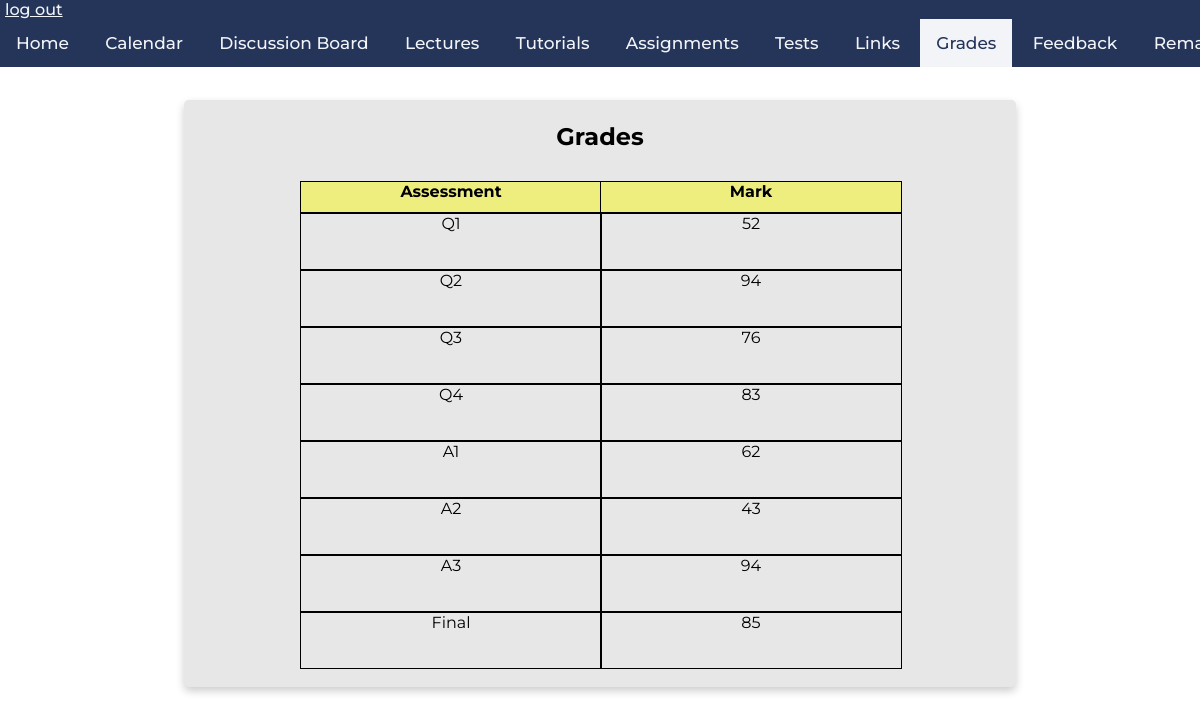
The page /grades (signed in) on the database as committed earlier.
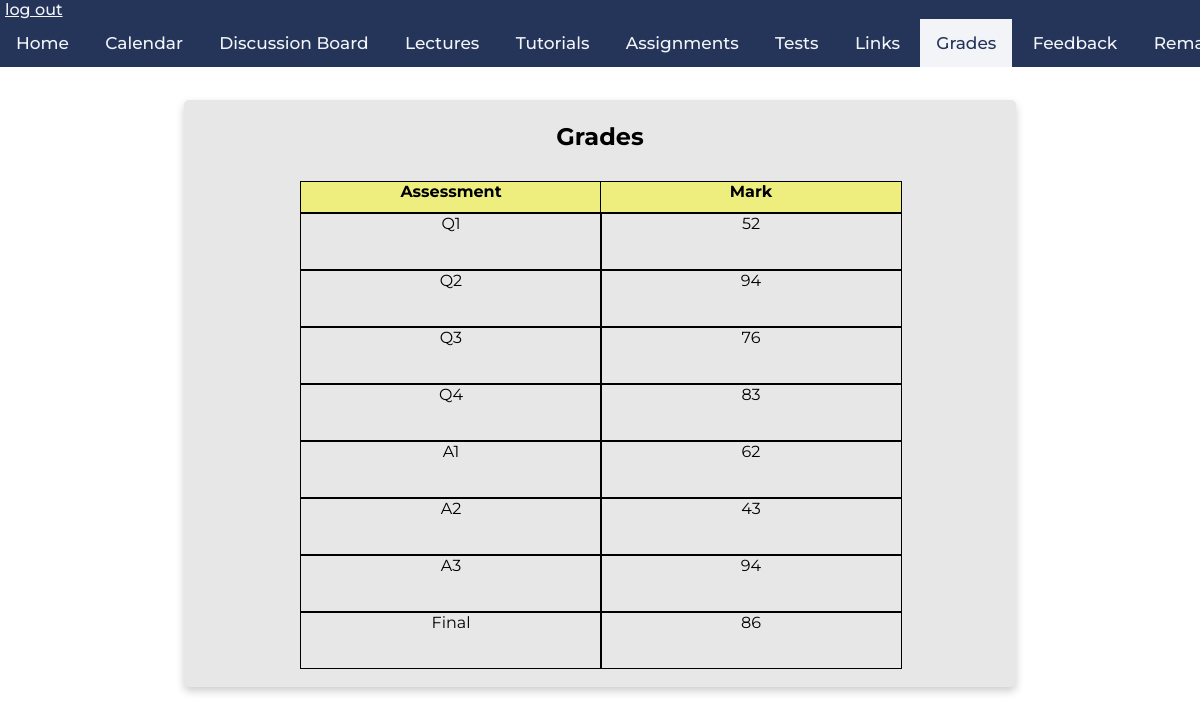
The same page on the database as committed later.
### tables this page shows
CREATE TABLE marks(
	username VARCHAR(256) NOT NULL,
	mark_id VARCHAR(256) NOT NULL,
	mark INTEGER NOT NULL,
	FOREIGN KEY(username) REFERENCES students(username),
	CHECK (mark_id IN ('Q1', 'Q2', 'Q3', 'Q4', 'A1', 'A2', 'A3', 'Final')),
	CHECK (mark > -1 and mark <101)
	);

### app.py (the view, shortened to what this page needs)
@app.route('/grades')
def retrieveGrades():
	if 'username' in session:
		student_session = session.get('student')
		instructor_session = session.get('instructor')
		db = get_db()
		db.row_factory = make_dicts
		if student_session:
			student_grades = query_db(
				"SELECT mark_id, mark FROM marks WHERE username = ?",[session['username']] , one=False)
			db.close()
			return render_template("grades.html", student_grades = student_grades)
	return render_template("grades.html")

### app.py (called while the page is built)
def get_db():
    db = getattr(g, '_database', None)
    if db is None:
        db = g._database = sqlite3.connect(DATABASE)
    return db

def make_dicts(cursor, row):
    return dict((cursor.description[idx][0], value)
                for idx, value in enumerate(row))

def query_db(query, args=(), one=False):
    cur = get_db().execute(query, args)
    rv = cur.fetchall()
    cur.close()
    return (rv[0] if rv else None) if one else rv

@app.teardown_appcontext
def close_connection(exception):
    db = getattr(g, '_database', None)
    if db is not None:
        db.close()

### templates/grades.html (shortened to what this page needs)
<!DOCTYPE html>
<html>
    <head>
        <link rel="stylesheet" href="../static/css/main.css" />
        <link rel="stylesheet" href="../static/css/grades.css" />
        <link rel="stylesheet" href="../static/css/navbar_footer.css" />
    </head>
    <body>
        <div class="navbar">
            <a class="logout" href="./logout">log out</a>
            <div class="links">
                <a href="./">Home</a>
                <a href="./calendar">Calendar</a>
                <a href="https://piazza.com/class/kk052lckppx73x" target="_blank">Discussion Board</a>
                <a href="./lectures">Lectures</a>
                <a href="./tutorials">Tutorials</a>
                <a href="./assignments">Assignments</a>
                <a href="./tests">Tests</a>
                <a href="./links">Links</a>
                <a href="./grades" class="active-page" >Grades</a>
                <a href="./feedback">Feedback</a>
                <a href="./remark">Remark Request</a>
            </div>
        </div>
        {% if session['student'] %}
        <div class='Box'>
                <h2>Grades</h2>
                <div class="table">
                        <div class="column">
                            <div class="headerrow">Assessment</div>
                            {% for grades in student_grades %}
                            <div class="row">{{grades['mark_id']}}</div>
                            {% endfor %}
                        </div>
                        <div class="column">
                                <div class="headerrow">Mark</div>
                            {% for grades in student_grades %}
                            <div class="row">{{grades['mark']}}</div>
                            {% endfor %}
                        </div>
                </div>
        </div>
        {% endif %}
    </body>

### static/css/main.css (style rules this page uses)
html { font-family: 'Montserrat', sans-serif; }
body { height:100vh; margin: 0px; display:flex; flex-direction:column; text-align: center; }
.Box { background-color: rgb(231, 231, 231); display: flex; flex-direction: column; flex-grow: 1; margin:0px auto; margin-bottom: 12px; box-shadow: 0 4px 8px 0 rgba(0, 0, 0, 0.2); transition: 0.3s; border-radius: 5px; padding: 2px 16px; text-align: center; justify-content: center; align-items: center; width: 800px; }

### static/css/grades.css (style rules this page uses)
.Box { flex-grow: 0; margin-top: 100px; margin-bottom: 50px; }
.table { display: flex; margin: auto; margin-top: 10px; width: 75%; }
.column { margin-bottom: 1em; width: 100%; }
.row { border: 1px black solid; height: 55px; margin: auto; width: 100%; text-align: center; padding: 0 0; }
.headerrow { border: 1px black solid; height: 30px; margin: auto; width: 100%; text-align: center; padding: 0 0; font-weight: bold; background-color: rgb(238, 238, 127); }

### static/css/navbar_footer.css (style rules this page uses)
.navbar { background-color: #25355A; overflow: auto; white-space: nowrap; position: fixed; top: 0; font-weight: 500; width: 100%; margin-left: 0px; text-align: left; }
.logout { padding-left: 5px; padding-bottom: 5px; color:#F2F4F7 }
.links { text-align: center; }
.links a { display: inline-block; color: #F2F4F7; text-align: center; padding: 14px 16px; text-decoration: none; font-size: 17px; }
.links a.active-page { background-color: #F2F4F7; color: #25355A; }

Rows that differ between the two databases and show on the page:
changed marks "Final": mark "85" → "86"
